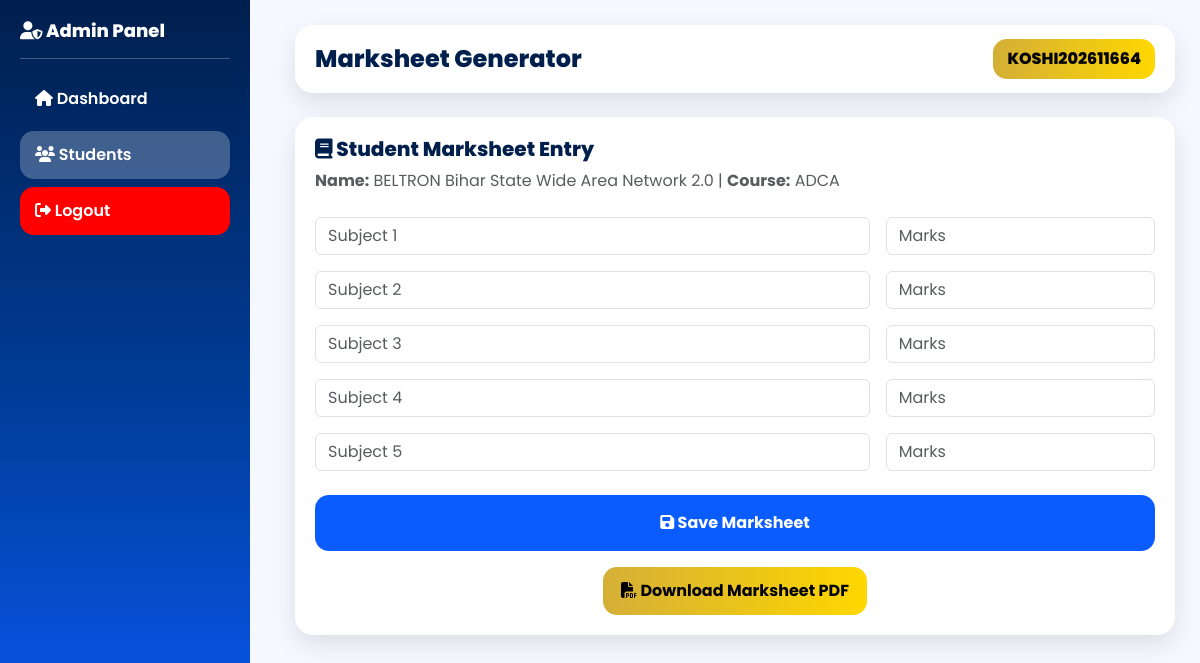
The page /admin/marksheet_form.php?reg=KOSHI202611664 (signed in) on the database its author committed.
### tables this page shows
CREATE TABLE `students` (
  `id` int(11) NOT NULL,
  `reg_id` varchar(50) NOT NULL,
  `franchise_id` varchar(50) DEFAULT NULL,
  `name` varchar(200) NOT NULL,
  `father_name` varchar(200) NOT NULL,
  `mobile` varchar(20) NOT NULL,
  `email` varchar(150) DEFAULT NULL,
  `address` text DEFAULT NULL,
  `photo` varchar(255) DEFAULT NULL,
  `university_code` varchar(50) DEFAULT NULL,
  `course_code` varchar(50) DEFAULT NULL,
  `admission_status` varchar(20) DEFAULT 'Pending',
  `payment_status` varchar(20) DEFAULT 'Pending',
  `course_status` varchar(20) DEFAULT 'Running',
  `fee_paid` int(11) DEFAULT 0,
  `receipt_no` varchar(100) DEFAULT NULL,
  `receipt_date` varchar(50) DEFAULT NULL,
  `student_id` varchar(100) DEFAULT NULL,
  `idcard_status` varchar(20) DEFAULT 'Pending',
  `certificate_no` varchar(100) DEFAULT NULL,
  `razorpay_payment_id` varchar(200) DEFAULT NULL,
  `razorpay_order_id` varchar(200) DEFAULT NULL,
  `razorpay_signature` varchar(300) DEFAULT NULL,
  `created_at` timestamp NOT NULL DEFAULT current_timestamp()
);

### admin/marksheet_form.php (the view, shortened to what this page needs)
<?php
include("../db.php");
$reg = $_GET['reg'];
$res = $conn->query("SELECT * FROM students WHERE reg_id='$reg'");
$student = $res->fetch_assoc();
$marksheet = null;
?>
<!DOCTYPE html>
<html lang="en">
<head>
  <link href="https://cdn.jsdelivr.net/npm/bootstrap@5.3.3/dist/css/bootstrap.min.css" rel="stylesheet">
  <link rel="stylesheet" href="https://cdnjs.cloudflare.com/ajax/libs/font-awesome/6.5.0/css/all.min.css">
  <link rel="stylesheet" href="../assets/dashboard/dashboard.css">
</head>
<body>
<div class="sidebar">
  <h3><i class="fa-solid fa-user-shield"></i> Admin Panel</h3>
  <hr>
  <a href="dashboard.php"><i class="fa-solid fa-house"></i> Dashboard</a>
  <a class="active" href="students.php"><i class="fa-solid fa-users"></i> Students</a>
  <a href="logout.php" style="background:red;"><i class="fa-solid fa-right-from-bracket"></i> Logout</a>
</div>
<div class="main-content">
  <div class="topbar">
    <h4>Marksheet Generator</h4>
    <span class="profile-badge"><?php echo $student['reg_id']; ?></span>
  </div>
  <div class="card-box mt-4">
    <h5><i class="fa-solid fa-book"></i> Student Marksheet Entry</h5>
    <p class="text-muted mb-0">
      <b>Name:</b> <?php echo $student['name']; ?> |
      <b>Course:</b> <?php echo $student['course_code']; ?>
    </p>
    <form method="POST" class="mt-4">
      <div class="row g-3">
        <div class="col-md-8">
          <input class="form-control" type="text" name="subject1" placeholder="Subject 1"
          value="<?php echo $marksheet['subject1'] ?? ''; ?>" required>
        </div>
        <div class="col-md-4">
          <input class="form-control" type="number" name="marks1" placeholder="Marks"
          value="<?php echo $marksheet['marks1'] ?? ''; ?>" required>
        </div>
        <div class="col-md-8">
          <input class="form-control" type="text" name="subject2" placeholder="Subject 2"
          value="<?php echo $marksheet['subject2'] ?? ''; ?>" required>
        </div>
        <div class="col-md-4">
          <input class="form-control" type="number" name="marks2" placeholder="Marks"
          value="<?php echo $marksheet['marks2'] ?? ''; ?>" required>
        </div>
        <div class="col-md-8">
          <input class="form-control" type="text" name="subject3" placeholder="Subject 3"
          value="<?php echo $marksheet['subject3'] ?? ''; ?>" required>
        </div>
        <div class="col-md-4">
          <input class="form-control" type="number" name="marks3" placeholder="Marks"
          value="<?php echo $marksheet['marks3'] ?? ''; ?>" required>
        </div>
        <div class="col-md-8">
          <input class="form-control" type="text" name="subject4" placeholder="Subject 4"
          value="<?php echo $marksheet['subject4'] ?? ''; ?>" required>
        </div>
        <div class="col-md-4">
          <input class="form-control" type="number" name="marks4" placeholder="Marks"
          value="<?php echo $marksheet['marks4'] ?? ''; ?>" required>
        </div>
        <div class="col-md-8">
          <input class="form-control" type="text" name="subject5" placeholder="Subject 5"
          value="<?php echo $marksheet['subject5'] ?? ''; ?>" required>
        </div>
        <div class="col-md-4">
          <input class="form-control" type="number" name="marks5" placeholder="Marks"
          value="<?php echo $marksheet['marks5'] ?? ''; ?>" required>
        </div>
      </div>
      <button class="btn btn-blue w-100 mt-4 fw-bold p-3">
        <i class="fa-solid fa-floppy-disk"></i> Save Marksheet
      </button>
    </form>
    <div class="mt-3 text-center">
      <a target="_blank" class="btn btn-premium fw-bold" href="../marksheet_pdf.php?reg=<?php echo $reg; ?>">
        <i class="fa-solid fa-file-pdf"></i> Download Marksheet PDF
      </a>
    </div>
  </div>
</div>
</body>
</html>

### assets/dashboard/dashboard.css (style rules this page uses)
body { font-family: 'Poppins', sans-serif; background: #f5f9ff; }
.sidebar { width: 250px; height: 100vh; position: fixed; top: 0; left: 0; background: linear-gradient(180deg,#001f4d,#003d99,#0b5cff); color: white; padding: 20px; }
.sidebar h3 { font-weight: 800; font-size: 18px; }
.sidebar a { display: block; color: white; text-decoration: none; padding: 12px 15px; border-radius: 14px; margin-top: 8px; font-weight: 600; transition: 0.3s; }
.sidebar a.active { background: rgba(255,255,255,0.25); }
.main-content { margin-left: 270px; padding: 25px; }
.topbar { background: white; border-radius: 18px; padding: 14px 20px; box-shadow: 0px 10px 25px rgba(0,0,0,0.10); display: flex; justify-content: space-between; align-items: center; }
.topbar h4 { font-weight: 800; color: #001f4d; margin: 0; }
.profile-badge { background: linear-gradient(90deg,#d4af37,#ffd700); padding: 8px 14px; border-radius: 14px; font-weight: 800; color: black; }
.card-box { background: white; border-radius: 18px; padding: 20px; box-shadow: 0px 10px 25px rgba(0,0,0,0.10); transition: 0.3s; }
.card-box h5 { font-weight: 800; color: #001f4d; }
.btn-premium { background: linear-gradient(90deg,#d4af37,#ffd700); color: black; font-weight: 800; border-radius: 14px; padding: 12px 18px; border: none; }
.btn-blue { background: #0b5cff; color: white; font-weight: 800; border-radius: 14px; padding: 12px 18px; border: none; }

### rows shown on the page
students: reg "KOSHI202611664", name "BELTRON Bihar State Wide Area Network 2.0", course_code "ADCA"
